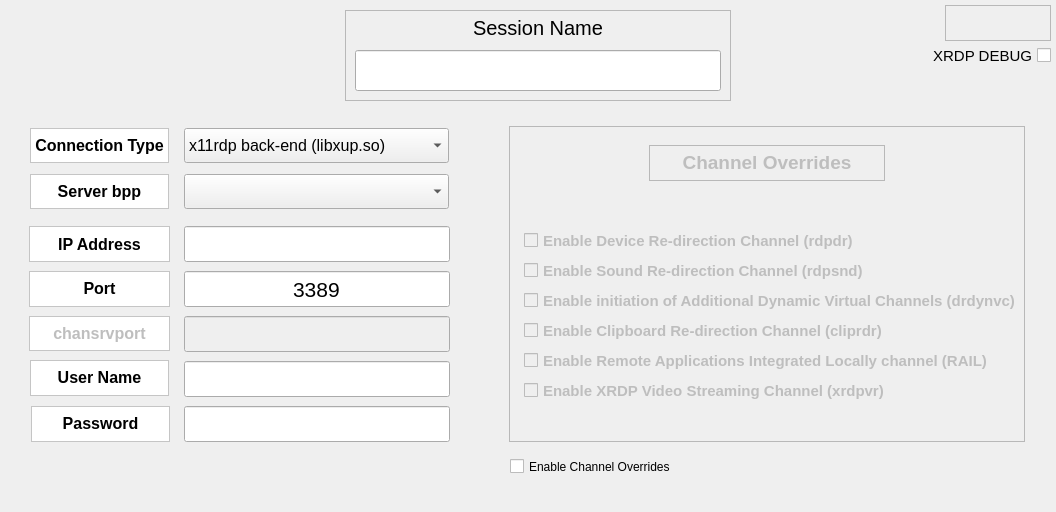
<?xml version="1.0" encoding="UTF-8"?>
<ui version="4.0">
 <class>sessionConfigForm</class>
 <widget class="QWidget" name="sessionConfigForm">
  <property name="geometry">
   <rect>
    <x>0</x>
    <y>0</y>
    <width>1056</width>
    <height>512</height>
   </rect>
  </property>
  <property name="sizePolicy">
   <sizepolicy hsizetype="Preferred" vsizetype="Expanding">
    <horstretch>0</horstretch>
    <verstretch>0</verstretch>
   </sizepolicy>
  </property>
  <property name="windowTitle">
   <string>Form</string>
  </property>
  <property name="toolTip">
   <string/>
  </property>
  <property name="layoutDirection">
   <enum>Qt::LeftToRight</enum>
  </property>
  <property name="inputMethodHints">
   <set>Qt::ImhNone</set>
  </property>
  <widget class="QLabel" name="label_2">
   <property name="geometry">
    <rect>
     <x>30</x>
     <y>128</y>
     <width>139</width>
     <height>35</height>
    </rect>
   </property>
   <property name="font">
    <font>
     <family>Arial</family>
     <pointsize>12</pointsize>
     <weight>75</weight>
     <bold>true</bold>
    </font>
   </property>
   <property name="autoFillBackground">
    <bool>false</bool>
   </property>
   <property name="styleSheet">
    <string notr="true">background-color: rgb(255, 255, 255);</string>
   </property>
   <property name="frameShape">
    <enum>QFrame::StyledPanel</enum>
   </property>
   <property name="frameShadow">
    <enum>QFrame::Raised</enum>
   </property>
   <property name="text">
    <string>Connection Type</string>
   </property>
   <property name="textFormat">
    <enum>Qt::PlainText</enum>
   </property>
   <property name="alignment">
    <set>Qt::AlignCenter</set>
   </property>
  </widget>
  <widget class="QComboBox" name="libraryComboBox">
   <property name="geometry">
    <rect>
     <x>184</x>
     <y>128</y>
     <width>265</width>
     <height>35</height>
    </rect>
   </property>
   <property name="font">
    <font>
     <family>Arial</family>
     <pointsize>12</pointsize>
     <weight>50</weight>
     <bold>false</bold>
    </font>
   </property>
   <property name="toolTip">
    <string>&lt;html&gt;&lt;head/&gt;&lt;body&gt;&lt;p&gt;Define the connection type here, which in turn defines what back-end will be used to display your session.&lt;/p&gt;&lt;p&gt;e.g. Xrdp or Xvnc back-end.&lt;/p&gt;&lt;/body&gt;&lt;/html&gt;</string>
   </property>
   <item>
    <property name="text">
     <string>x11rdp back-end (libxup.so)</string>
    </property>
   </item>
   <item>
    <property name="text">
     <string>Xvnc back-end (libvnc.so)</string>
    </property>
   </item>
   <item>
    <property name="text">
     <string>RDP &quot;Any&quot; (librdp.so)</string>
    </property>
   </item>
   <item>
    <property name="text">
     <string>FreeRDP back-end (libxrdpfreerdp1.so)</string>
    </property>
   </item>
   <item>
    <property name="text">
     <string>Neutrinolabs back-end (libxrdpneutrinordp.so)</string>
    </property>
   </item>
  </widget>
  <widget class="QLineEdit" name="sessionIPAddress">
   <property name="geometry">
    <rect>
     <x>184</x>
     <y>226</y>
     <width>266</width>
     <height>36</height>
    </rect>
   </property>
   <property name="font">
    <font>
     <family>Arial</family>
     <pointsize>16</pointsize>
    </font>
   </property>
   <property name="toolTip">
    <string>&lt;html&gt;&lt;head/&gt;&lt;body&gt;&lt;p&gt;This specifies the IP address of the &lt;span style=&quot; font-weight:600;&quot;&gt;host&lt;/span&gt; to connect to.&lt;/p&gt;&lt;p&gt;If the Xrdp host runs on the same system, then this is set to &lt;span style=&quot; font-weight:600;&quot;&gt;127.0.0.1&lt;/span&gt;&lt;/p&gt;&lt;/body&gt;&lt;/html&gt;</string>
   </property>
   <property name="inputMask">
    <string notr="true"/>
   </property>
   <property name="text">
    <string/>
   </property>
   <property name="frame">
    <bool>true</bool>
   </property>
   <property name="alignment">
    <set>Qt::AlignCenter</set>
   </property>
  </widget>
  <widget class="QLabel" name="label_3">
   <property name="geometry">
    <rect>
     <x>29</x>
     <y>226</y>
     <width>141</width>
     <height>36</height>
    </rect>
   </property>
   <property name="font">
    <font>
     <family>Arial</family>
     <pointsize>12</pointsize>
     <weight>75</weight>
     <bold>true</bold>
    </font>
   </property>
   <property name="autoFillBackground">
    <bool>false</bool>
   </property>
   <property name="styleSheet">
    <string notr="true">background-color: rgb(255, 255, 255);</string>
   </property>
   <property name="frameShape">
    <enum>QFrame::StyledPanel</enum>
   </property>
   <property name="frameShadow">
    <enum>QFrame::Raised</enum>
   </property>
   <property name="text">
    <string>IP Address</string>
   </property>
   <property name="textFormat">
    <enum>Qt::PlainText</enum>
   </property>
   <property name="alignment">
    <set>Qt::AlignCenter</set>
   </property>
   <property name="textInteractionFlags">
    <set>Qt::NoTextInteraction</set>
   </property>
  </widget>
  <widget class="QLineEdit" name="sessionPortEntryBox">
   <property name="geometry">
    <rect>
     <x>184</x>
     <y>271</y>
     <width>266</width>
     <height>36</height>
    </rect>
   </property>
   <property name="font">
    <font>
     <family>Arial</family>
     <pointsize>16</pointsize>
    </font>
   </property>
   <property name="toolTip">
    <string>&lt;html&gt;&lt;head/&gt;&lt;body&gt;&lt;p&gt;Specifies the port number to connect to.&lt;/p&gt;&lt;p&gt;If this is set to &lt;span style=&quot; font-weight:600;&quot;&gt;-1&lt;/span&gt;, then the default port for the specified library is used.&lt;/p&gt;&lt;/body&gt;&lt;/html&gt;</string>
   </property>
   <property name="text">
    <string>3389</string>
   </property>
   <property name="alignment">
    <set>Qt::AlignCenter</set>
   </property>
  </widget>
  <widget class="QLabel" name="sessionport_label">
   <property name="geometry">
    <rect>
     <x>29</x>
     <y>271</y>
     <width>141</width>
     <height>36</height>
    </rect>
   </property>
   <property name="font">
    <font>
     <family>Arial</family>
     <pointsize>12</pointsize>
     <weight>75</weight>
     <bold>true</bold>
    </font>
   </property>
   <property name="layoutDirection">
    <enum>Qt::LeftToRight</enum>
   </property>
   <property name="autoFillBackground">
    <bool>false</bool>
   </property>
   <property name="styleSheet">
    <string notr="true">background-color: rgb(255, 255, 255);</string>
   </property>
   <property name="frameShape">
    <enum>QFrame::StyledPanel</enum>
   </property>
   <property name="frameShadow">
    <enum>QFrame::Raised</enum>
   </property>
   <property name="text">
    <string>Port</string>
   </property>
   <property name="textFormat">
    <enum>Qt::RichText</enum>
   </property>
   <property name="alignment">
    <set>Qt::AlignCenter</set>
   </property>
  </widget>
  <widget class="QLabel" name="label_8">
   <property name="geometry">
    <rect>
     <x>31</x>
     <y>406</y>
     <width>139</width>
     <height>36</height>
    </rect>
   </property>
   <property name="font">
    <font>
     <family>Arial</family>
     <pointsize>12</pointsize>
     <weight>75</weight>
     <bold>true</bold>
    </font>
   </property>
   <property name="autoFillBackground">
    <bool>false</bool>
   </property>
   <property name="styleSheet">
    <string notr="true">background-color: rgb(255, 255, 255);</string>
   </property>
   <property name="frameShape">
    <enum>QFrame::StyledPanel</enum>
   </property>
   <property name="frameShadow">
    <enum>QFrame::Raised</enum>
   </property>
   <property name="text">
    <string>Password</string>
   </property>
   <property name="textFormat">
    <enum>Qt::RichText</enum>
   </property>
   <property name="alignment">
    <set>Qt::AlignCenter</set>
   </property>
  </widget>
  <widget class="QLineEdit" name="sessionPasswordEntryBox">
   <property name="geometry">
    <rect>
     <x>184</x>
     <y>406</y>
     <width>266</width>
     <height>36</height>
    </rect>
   </property>
   <property name="font">
    <font>
     <family>Arial</family>
     <pointsize>16</pointsize>
    </font>
   </property>
   <property name="toolTip">
    <string>&lt;html&gt;&lt;head/&gt;&lt;body&gt;&lt;p&gt;Specifies the password used for RDP authentication.&lt;/p&gt;&lt;p&gt;When set to &lt;span style=&quot; font-weight:600;&quot;&gt;ask&lt;/span&gt;, the user needs to input their password in the login window.&lt;/p&gt;&lt;/body&gt;&lt;/html&gt;</string>
   </property>
   <property name="text">
    <string/>
   </property>
   <property name="echoMode">
    <enum>QLineEdit::Normal</enum>
   </property>
   <property name="alignment">
    <set>Qt::AlignCenter</set>
   </property>
  </widget>
  <widget class="QLineEdit" name="sessionUserNameEntryBox">
   <property name="geometry">
    <rect>
     <x>184</x>
     <y>361</y>
     <width>266</width>
     <height>36</height>
    </rect>
   </property>
   <property name="font">
    <font>
     <family>Arial</family>
     <pointsize>16</pointsize>
    </font>
   </property>
   <property name="toolTip">
    <string>&lt;html&gt;&lt;head/&gt;&lt;body&gt;&lt;p&gt;This specifies the username used for RDP connection authentication.&lt;/p&gt;&lt;p&gt;When set to &lt;span style=&quot; font-weight:600;&quot;&gt;ask&lt;/span&gt;, the user who is attempting to log in needs to enter their username in the login window.&lt;/p&gt;&lt;/body&gt;&lt;/html&gt;</string>
   </property>
   <property name="inputMask">
    <string notr="true"/>
   </property>
   <property name="text">
    <string/>
   </property>
   <property name="frame">
    <bool>true</bool>
   </property>
   <property name="alignment">
    <set>Qt::AlignCenter</set>
   </property>
  </widget>
  <widget class="QLabel" name="label_4">
   <property name="geometry">
    <rect>
     <x>30</x>
     <y>360</y>
     <width>139</width>
     <height>36</height>
    </rect>
   </property>
   <property name="font">
    <font>
     <family>Arial</family>
     <pointsize>12</pointsize>
     <weight>75</weight>
     <bold>true</bold>
    </font>
   </property>
   <property name="autoFillBackground">
    <bool>false</bool>
   </property>
   <property name="styleSheet">
    <string notr="true">background-color: rgb(255, 255, 255);</string>
   </property>
   <property name="frameShape">
    <enum>QFrame::StyledPanel</enum>
   </property>
   <property name="frameShadow">
    <enum>QFrame::Raised</enum>
   </property>
   <property name="text">
    <string>User Name</string>
   </property>
   <property name="textFormat">
    <enum>Qt::RichText</enum>
   </property>
   <property name="alignment">
    <set>Qt::AlignCenter</set>
   </property>
  </widget>
  <widget class="QLabel" name="label_5">
   <property name="geometry">
    <rect>
     <x>345</x>
     <y>10</y>
     <width>386</width>
     <height>91</height>
    </rect>
   </property>
   <property name="font">
    <font>
     <pointsize>15</pointsize>
    </font>
   </property>
   <property name="frameShape">
    <enum>QFrame::StyledPanel</enum>
   </property>
   <property name="frameShadow">
    <enum>QFrame::Raised</enum>
   </property>
   <property name="text">
    <string>Session Name</string>
   </property>
   <property name="textFormat">
    <enum>Qt::AutoText</enum>
   </property>
   <property name="alignment">
    <set>Qt::AlignHCenter|Qt::AlignTop</set>
   </property>
  </widget>
  <widget class="QLineEdit" name="sessionNameBox">
   <property name="geometry">
    <rect>
     <x>355</x>
     <y>50</y>
     <width>366</width>
     <height>41</height>
    </rect>
   </property>
   <property name="font">
    <font>
     <family>Arial</family>
     <pointsize>16</pointsize>
    </font>
   </property>
   <property name="toolTip">
    <string>&lt;html&gt;&lt;head/&gt;&lt;body&gt;&lt;p&gt;You can rename the session here. The configuration will automatically be updated.&lt;/p&gt;&lt;/body&gt;&lt;/html&gt;</string>
   </property>
   <property name="text">
    <string/>
   </property>
   <property name="frame">
    <bool>true</bool>
   </property>
   <property name="alignment">
    <set>Qt::AlignCenter</set>
   </property>
  </widget>
  <widget class="QLabel" name="chansrvport_label">
   <property name="enabled">
    <bool>false</bool>
   </property>
   <property name="geometry">
    <rect>
     <x>29</x>
     <y>316</y>
     <width>141</width>
     <height>35</height>
    </rect>
   </property>
   <property name="font">
    <font>
     <family>Arial</family>
     <pointsize>12</pointsize>
     <weight>75</weight>
     <bold>true</bold>
    </font>
   </property>
   <property name="toolTip">
    <string>&lt;html&gt;&lt;head/&gt;&lt;body&gt;&lt;p&gt;If you see this then XRDP is in DEBUG mode.&lt;/p&gt;&lt;/body&gt;&lt;/html&gt;</string>
   </property>
   <property name="layoutDirection">
    <enum>Qt::LeftToRight</enum>
   </property>
   <property name="autoFillBackground">
    <bool>false</bool>
   </property>
   <property name="styleSheet">
    <string notr="true">background-color: rgb(255, 255, 255);</string>
   </property>
   <property name="frameShape">
    <enum>QFrame::StyledPanel</enum>
   </property>
   <property name="frameShadow">
    <enum>QFrame::Raised</enum>
   </property>
   <property name="text">
    <string>&lt;html&gt;&lt;head/&gt;&lt;body&gt;&lt;p&gt;&lt;span style=&quot; font-weight:600;&quot;&gt;chansrvport&lt;/span&gt;&lt;/p&gt;&lt;/body&gt;&lt;/html&gt;</string>
   </property>
   <property name="textFormat">
    <enum>Qt::RichText</enum>
   </property>
   <property name="alignment">
    <set>Qt::AlignCenter</set>
   </property>
  </widget>
  <widget class="QLineEdit" name="chansrvPortEntryBox">
   <property name="enabled">
    <bool>false</bool>
   </property>
   <property name="geometry">
    <rect>
     <x>184</x>
     <y>316</y>
     <width>266</width>
     <height>36</height>
    </rect>
   </property>
   <property name="font">
    <font>
     <pointsize>10</pointsize>
     <weight>75</weight>
     <bold>true</bold>
    </font>
   </property>
   <property name="toolTip">
    <string>&lt;html&gt;&lt;head/&gt;&lt;body&gt;&lt;p&gt;If you can see this then DEBUG mode is configured and this option has been automatically added to the .ini file. It will be removed if DEBUG mode is deactivated.&lt;/p&gt;&lt;/body&gt;&lt;/html&gt;</string>
   </property>
   <property name="text">
    <string/>
   </property>
   <property name="alignment">
    <set>Qt::AlignCenter</set>
   </property>
   <property name="readOnly">
    <bool>true</bool>
   </property>
  </widget>
  <widget class="QFrame" name="channelsFrame">
   <property name="enabled">
    <bool>false</bool>
   </property>
   <property name="geometry">
    <rect>
     <x>509</x>
     <y>126</y>
     <width>516</width>
     <height>316</height>
    </rect>
   </property>
   <property name="autoFillBackground">
    <bool>false</bool>
   </property>
   <property name="frameShape">
    <enum>QFrame::StyledPanel</enum>
   </property>
   <property name="frameShadow">
    <enum>QFrame::Raised</enum>
   </property>
   <widget class="QLabel" name="label_13">
    <property name="geometry">
     <rect>
      <x>140</x>
      <y>19</y>
      <width>236</width>
      <height>36</height>
     </rect>
    </property>
    <property name="font">
     <font>
      <weight>50</weight>
      <bold>false</bold>
     </font>
    </property>
    <property name="autoFillBackground">
     <bool>false</bool>
    </property>
    <property name="frameShape">
     <enum>QFrame::StyledPanel</enum>
    </property>
    <property name="frameShadow">
     <enum>QFrame::Raised</enum>
    </property>
    <property name="lineWidth">
     <number>2</number>
    </property>
    <property name="midLineWidth">
     <number>1</number>
    </property>
    <property name="text">
     <string>&lt;html&gt;&lt;head/&gt;&lt;body&gt;&lt;p&gt;&lt;span style=&quot; font-size:14pt; font-weight:600;&quot;&gt;Channel Overrides&lt;/span&gt;&lt;/p&gt;&lt;/body&gt;&lt;/html&gt;</string>
    </property>
    <property name="alignment">
     <set>Qt::AlignCenter</set>
    </property>
   </widget>
   <widget class="QCheckBox" name="useXrdpVrCheckBox">
    <property name="geometry">
     <rect>
      <x>15</x>
      <y>254</y>
      <width>496</width>
      <height>21</height>
     </rect>
    </property>
    <property name="font">
     <font>
      <family>Arial</family>
      <pointsize>11</pointsize>
      <weight>75</weight>
      <bold>true</bold>
     </font>
    </property>
    <property name="toolTip">
     <string/>
    </property>
    <property name="whatsThis">
     <string comment="This option enables bitmap caching in xrdp " extracomment="This option enables bitmap caching in xrdp "/>
    </property>
    <property name="layoutDirection">
     <enum>Qt::LeftToRight</enum>
    </property>
    <property name="text">
     <string>Enable XRDP Video Streaming Channel (xrdpvr)</string>
    </property>
   </widget>
   <widget class="QCheckBox" name="useClipRdrCheckBox">
    <property name="geometry">
     <rect>
      <x>15</x>
      <y>194</y>
      <width>496</width>
      <height>21</height>
     </rect>
    </property>
    <property name="font">
     <font>
      <family>Arial</family>
      <pointsize>11</pointsize>
      <weight>75</weight>
      <bold>true</bold>
     </font>
    </property>
    <property name="toolTip">
     <string/>
    </property>
    <property name="whatsThis">
     <string comment="This option enables bitmap caching in xrdp " extracomment="This option enables bitmap caching in xrdp "/>
    </property>
    <property name="layoutDirection">
     <enum>Qt::LeftToRight</enum>
    </property>
    <property name="text">
     <string>Enable Clipboard Re-direction Channel (cliprdr)</string>
    </property>
   </widget>
   <widget class="QCheckBox" name="useRAILCheckBox">
    <property name="geometry">
     <rect>
      <x>15</x>
      <y>224</y>
      <width>496</width>
      <height>21</height>
     </rect>
    </property>
    <property name="font">
     <font>
      <family>Arial</family>
      <pointsize>11</pointsize>
      <weight>75</weight>
      <bold>true</bold>
     </font>
    </property>
    <property name="toolTip">
     <string/>
    </property>
    <property name="whatsThis">
     <string comment="This option enables bitmap caching in xrdp " extracomment="This option enables bitmap caching in xrdp "/>
    </property>
    <property name="layoutDirection">
     <enum>Qt::LeftToRight</enum>
    </property>
    <property name="text">
     <string>Enable Remote Applications Integrated Locally channel (RAIL)</string>
    </property>
   </widget>
   <widget class="QCheckBox" name="useRdpSndCheckBox">
    <property name="geometry">
     <rect>
      <x>15</x>
      <y>134</y>
      <width>496</width>
      <height>21</height>
     </rect>
    </property>
    <property name="font">
     <font>
      <family>Arial</family>
      <pointsize>11</pointsize>
      <weight>75</weight>
      <bold>true</bold>
     </font>
    </property>
    <property name="toolTip">
     <string/>
    </property>
    <property name="whatsThis">
     <string comment="This option enables bitmap caching in xrdp " extracomment="This option enables bitmap caching in xrdp "/>
    </property>
    <property name="layoutDirection">
     <enum>Qt::LeftToRight</enum>
    </property>
    <property name="text">
     <string>Enable Sound Re-direction Channel (rdpsnd)</string>
    </property>
   </widget>
   <widget class="QCheckBox" name="useDrDynVcCheckBox">
    <property name="geometry">
     <rect>
      <x>15</x>
      <y>164</y>
      <width>496</width>
      <height>21</height>
     </rect>
    </property>
    <property name="font">
     <font>
      <family>Arial</family>
      <pointsize>11</pointsize>
      <weight>75</weight>
      <bold>true</bold>
     </font>
    </property>
    <property name="toolTip">
     <string/>
    </property>
    <property name="whatsThis">
     <string comment="This option enables bitmap caching in xrdp " extracomment="This option enables bitmap caching in xrdp "/>
    </property>
    <property name="layoutDirection">
     <enum>Qt::LeftToRight</enum>
    </property>
    <property name="text">
     <string>Enable initiation of Additional Dynamic Virtual Channels (drdynvc)</string>
    </property>
   </widget>
   <widget class="QCheckBox" name="useRdpDrCheckBox">
    <property name="geometry">
     <rect>
      <x>15</x>
      <y>104</y>
      <width>496</width>
      <height>21</height>
     </rect>
    </property>
    <property name="font">
     <font>
      <family>Arial</family>
      <pointsize>11</pointsize>
      <weight>75</weight>
      <bold>true</bold>
     </font>
    </property>
    <property name="layoutDirection">
     <enum>Qt::LeftToRight</enum>
    </property>
    <property name="text">
     <string>Enable Device Re-direction Channel (rdpdr)</string>
    </property>
   </widget>
  </widget>
  <widget class="QCheckBox" name="enableOverridesCheckBox">
   <property name="geometry">
    <rect>
     <x>510</x>
     <y>456</y>
     <width>226</width>
     <height>21</height>
    </rect>
   </property>
   <property name="toolTip">
    <string>&lt;html&gt;&lt;head/&gt;&lt;body&gt;&lt;p&gt;Enable this if you wish to override the global channels settings for this particular connection.&lt;/p&gt;&lt;p&gt;XRDPConfigurator will automatically add these settings into your resultant INI file.&lt;/p&gt;&lt;/body&gt;&lt;/html&gt;</string>
   </property>
   <property name="layoutDirection">
    <enum>Qt::LeftToRight</enum>
   </property>
   <property name="text">
    <string>Enable Channel Overrides </string>
   </property>
  </widget>
  <widget class="QLabel" name="sessionSectionName">
   <property name="geometry">
    <rect>
     <x>945</x>
     <y>5</y>
     <width>106</width>
     <height>36</height>
    </rect>
   </property>
   <property name="font">
    <font>
     <pointsize>15</pointsize>
     <weight>75</weight>
     <italic>false</italic>
     <bold>true</bold>
    </font>
   </property>
   <property name="toolTip">
    <string>&lt;html&gt;&lt;head/&gt;&lt;body&gt;&lt;p&gt;This is the section name within the INI configuration file. If you delete or add a session, all session sections will automatically be renumbered.&lt;/p&gt;&lt;/body&gt;&lt;/html&gt;</string>
   </property>
   <property name="frameShape">
    <enum>QFrame::StyledPanel</enum>
   </property>
   <property name="frameShadow">
    <enum>QFrame::Raised</enum>
   </property>
   <property name="text">
    <string/>
   </property>
   <property name="textFormat">
    <enum>Qt::PlainText</enum>
   </property>
   <property name="alignment">
    <set>Qt::AlignCenter</set>
   </property>
  </widget>
  <widget class="QCheckBox" name="debugXRDPCheckbox">
   <property name="enabled">
    <bool>true</bool>
   </property>
   <property name="geometry">
    <rect>
     <x>925</x>
     <y>45</y>
     <width>126</width>
     <height>21</height>
    </rect>
   </property>
   <property name="font">
    <font>
     <pointsize>11</pointsize>
     <weight>50</weight>
     <bold>false</bold>
    </font>
   </property>
   <property name="toolTip">
    <string>&lt;html&gt;&lt;head/&gt;&lt;body&gt;&lt;p&gt;&lt;span style=&quot; color:#ff0000;&quot;&gt;This is a special DEBUG option. When checked, two lines are entered in the [xrdp1] section to enable debugging of Xrdp.&lt;/span&gt;&lt;/p&gt;&lt;p&gt;&lt;span style=&quot; color:#ff0000;&quot;&gt;This option is normally used by developers.&lt;/span&gt;&lt;/p&gt;&lt;/body&gt;&lt;/html&gt;</string>
   </property>
   <property name="layoutDirection">
    <enum>Qt::RightToLeft</enum>
   </property>
   <property name="text">
    <string>XRDP DEBUG</string>
   </property>
   <property name="checked">
    <bool>false</bool>
   </property>
  </widget>
  <widget class="QLabel" name="serverbpplabel">
   <property name="geometry">
    <rect>
     <x>30</x>
     <y>174</y>
     <width>139</width>
     <height>35</height>
    </rect>
   </property>
   <property name="font">
    <font>
     <family>Arial</family>
     <pointsize>12</pointsize>
     <weight>75</weight>
     <bold>true</bold>
    </font>
   </property>
   <property name="autoFillBackground">
    <bool>false</bool>
   </property>
   <property name="styleSheet">
    <string notr="true">background-color: rgb(255, 255, 255);</string>
   </property>
   <property name="frameShape">
    <enum>QFrame::StyledPanel</enum>
   </property>
   <property name="frameShadow">
    <enum>QFrame::Raised</enum>
   </property>
   <property name="text">
    <string>Server bpp</string>
   </property>
   <property name="textFormat">
    <enum>Qt::PlainText</enum>
   </property>
   <property name="alignment">
    <set>Qt::AlignCenter</set>
   </property>
  </widget>
  <widget class="QComboBox" name="serverbppcombobox">
   <property name="geometry">
    <rect>
     <x>184</x>
     <y>174</y>
     <width>265</width>
     <height>35</height>
    </rect>
   </property>
   <property name="font">
    <font>
     <family>Arial</family>
     <pointsize>12</pointsize>
     <weight>50</weight>
     <bold>false</bold>
    </font>
   </property>
   <property name="toolTip">
    <string>&lt;html&gt;&lt;head/&gt;&lt;body&gt;&lt;p&gt;Secify a colour depth for this session.&lt;/p&gt;&lt;p&gt;e.g. 15, 16, 24, or 32 bits per pixel.&lt;/p&gt;&lt;/body&gt;&lt;/html&gt;</string>
   </property>
   <item>
    <property name="text">
     <string/>
    </property>
   </item>
   <item>
    <property name="text">
     <string>15</string>
    </property>
   </item>
   <item>
    <property name="text">
     <string>16</string>
    </property>
   </item>
   <item>
    <property name="text">
     <string>24</string>
    </property>
   </item>
   <item>
    <property name="text">
     <string>32</string>
    </property>
   </item>
  </widget>
 </widget>
 <resources/>
 <connections/>
 <slots>
  <slot>SessionNameChanged()</slot>
 </slots>
</ui>
